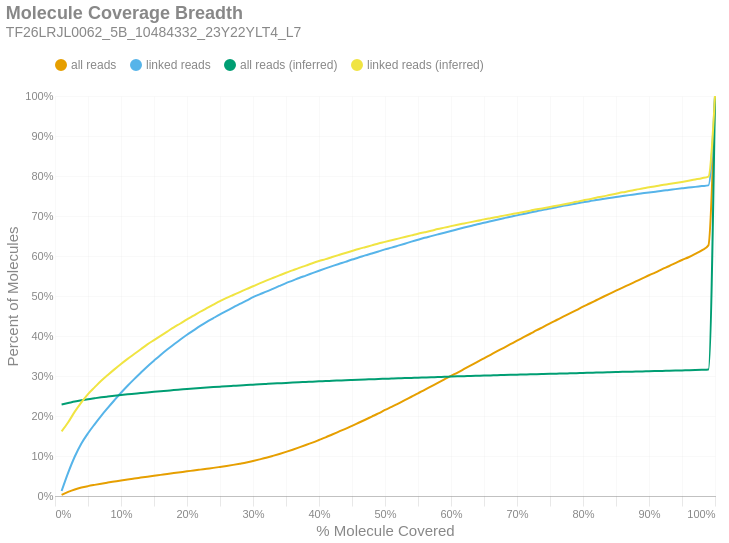

Notebook source saved alongside this figure:
### Markdown cell above
### Molecule Read Coverage
This chart shows molecule coverage breadth as computed by the number of bases aligned to that molecule. In other words, "*how much of each unique long molecule is actually sequenced/aligned?*" Keep in mind there is a distinction between sequences and alignments, since some sequences belonging to a particular molecule may not align well and wouldn't appear in the alignment data. This chart also shows molecule coverage breadth as computed by the *inferred fragment* from which the aligned sequences originate. Unlike read coverage, this calculation takes into account the total insert size, including unsequenced gaps between the forward and reverse reads. Like the previous figures, these are cumulative percents.

### Code cell
if SKIPLR:
    print_html(f"Skipped")
else:
    binned_df = consolidated_hist(valids['coverage_bp'], mask, 0.01, True)
    binned_df_inf = consolidated_hist(valids['coverage_inserts'], mask, 0.01, True)
    binned_df = binned_df.with_columns(pl.lit(binned_df_inf['all reads (cumsum)']).alias('all reads (inferred)'))
    binned_df = binned_df.with_columns(pl.lit(binned_df_inf['linked reads (cumsum)']).alias('linked reads (inferred)'))
    binned_df = binned_df.with_columns(
        (pl.col('bin').cast(pl.Float64) + 0.01).alias('right_edge')
    )

    with SafeRender(binned_df):
        (
            density_plot(binned_df, 'Molecule Coverage Breadth', samplename, 'molcov', ['all reads (inferred)','linked reads (inferred)'])
            .encode(
                #x=alt.X('bin:Q', title="% Molecule Covered").axis(format = '%').scale(padding=0),
                x=alt.X('right_edge:Q', title="% Molecule Covered").axis(format='%').scale(padding=0),
                y=alt.Y('value:Q', title='Percent of Molecules')
                    .axis(format='%')
                    .stack(False)
                    .scale(domainMin=0, padding=0),
                color=alt.Color("key:N").scale(domain = ["all reads", "linked reads", "all reads (inferred)", "linked reads (inferred)"]),
                tooltip = [
                    alt.Tooltip("key:N", title = "Data Type"),
                    alt.Tooltip("range_label:N", title="% Molecule Covered"),
                    alt.Tooltip("value:Q", format = ".2%", title="% Molecules")
                ]
            )
        ).display()

### Figure 1 — Vega-Lite specification as saved in the notebook (floating-point values rounded to 4 significant figures)
{"width": "container", "height": 400, "config": {"title": {"anchor": "start", "dy": -15, "fontSize": 18, "color": "#888888", "subtitleColor": "#888888", "subtitleFontSize": 14}, "arc": {"fill": "#0072B2"}, "axis": {"domainColor": "#888888", "domainWidth": 0.5, "gridWidth": 0.2, "grid": false, "titleFontWeight": 400, "titleFontSize": 15, "labelFontSize": 11, "labelColor": "#888888", "tickColor": "#888888", "tickWidth": 0.2, "titleColor": "#888888"}, "axisBand": {"grid": false}, "axisX": {"grid": true, "tickSize": 10, "domainCap": "round"}, "axisY": {"domain": false, "grid": true, "tickSize": 0, "domainCap": "round"}, "background": "transparent", "header": {"labelFontSize": 15, "labelColor": "#888888", "titleFontSize": 15, "titleFontWeight": 600, "titleColor": "#888888"}, "legend": {"labelFont": "sans-serif", "labelFontSize": 12, "labelColor": "#888888", "symbolSize": 100, "symbolType": "circle", "titleFontSize": 12, "titlePadding": 10, "titleColor": "#888888", "title": null, "orient": "top"}, "range": {"category": ["#E69F00", "#56B4E9", "#009E73", "#F0E442", "#0072B2", "#D55E00", "#CC79A7", "#000000"], "diverging": ["#cfe8f3", "#a2d4ec", "#73bfe2", "#46abdb", "#1696d2", "#12719e"]}, "area": {"fill": "#0072B2", "fillOpacity": 0.7, "line": true, "strokeOpacity": 0.7}, "line": {"color": "#0072B2", "stroke": "#0072B2", "strokeWidth": 2}, "trail": {"color": "#0072B2", "stroke": "#0072B2", "strokeWidth": 0, "size": 1}, "point": {"filled": true, "fillOpacity": 1.0, "size": 95}, "text": {"color": "#888888", "fontSize": 11, "align": "right", "fontWeight": 400, "size": 11}, "bar": {"fill": "#0072B2", "stroke": null}, "view": {"stroke": null, "continuousWidth": 660, "continuousHeight": 400}}, "data": {"name": "data-d732d34f663d420474de8ca49ed41683"}, "mark": {"type": "line", "interpolate": "monotone", "point": {"opacity": 0, "size": 275}}, "encoding": {"color": {"field": "key", "scale": {"domain": ["all reads", "linked reads", "all reads (inferred)", "linked reads (inferred)"]}, "type": "nominal"}, "tooltip": [{"field": "key", "title": "Data Type", "type": "nominal"}, {"field": "range_label", "title": "% Molecule Covered", "type": "nominal"}, {"field": "value", "format": ".2%", "title": "% Molecules", "type": "quantitative"}], "x": {"axis": {"format": "%"}, "field": "right_edge", "scale": {"padding": 0}, "title": "% Molecule Covered", "type": "quantitative"}, "y": {"axis": {"format": "%"}, "field": "value", "scale": {"domainMin": 0, "padding": 0}, "stack": false, "title": "Percent of Molecules", "type": "quantitative"}}, "params": [{"name": "param_c36ac31b6afebe62", "select": {"type": "point", "fields": ["key"]}, "bind": "legend"}], "title": {"text": "Molecule Coverage Breadth", "subtitle": "TF26LRJL0062_5B_10484332_23Y22YLT4_L7"}, "transform": [{"fold": ["all reads (cumsum)", "linked reads (cumsum)", "all reads (inferred)", "linked reads (inferred)"]}, {"calculate": "replace(datum.key, ' (cumsum)', '')", "as": "key"}, {"filter": {"param": "param_c36ac31b6afebe62"}}], "usermeta": {"embedOptions": {"downloadFileName": "TF26LRJL0062_5B_10484332_23Y22YLT4_L7.molcov"}}, "$schema": "https://vega.github.io/schema/vega-lite/v6.4.1.json", "datasets": {"data-d732d34f663d420474de8ca49ed41683": [{"bin": "0.0", "interval": "0.0-0.01", "all reads": 0.002907, "linked reads": 0.01244, "all reads (cumsum)": 0.002907, "linked reads (cumsum)": 0.01244, "range_label": "0.0-0.01", "all reads (inferred)": 0.2287, "linked reads (inferred)": 0.1614, "right_edge": 0.01}, {"bin": "0.01", "interval": "0.01-0.02", "all reads": 0.007387, "linked reads": 0.04603, "all reads (cumsum)": 0.01029, "linked reads (cumsum)": 0.05846, "range_label": "0.01-0.02", "all reads (inferred)": 0.2324, "linked reads (inferred)": 0.1843, "right_edge": 0.02}, {"bin": "0.02", "interval": "0.02-0.03", "all reads": 0.006086, "linked reads": 0.04033, "all reads (cumsum)": 0.01638, "linked reads (cumsum)": 0.09879, "range_label": "0.02-0.03", "all reads (inferred)": 0.2361, "linked reads (inferred)": 0.2108, "right_edge": 0.03}, {"bin": "0.03", "interval": "0.03-0.04", "all reads": 0.004698, "linked reads": 0.03254, "all reads (cumsum)": 0.02108, "linked reads (cumsum)": 0.1313, "range_label": "0.03-0.04", "all reads (inferred)": 0.2393, "linked reads (inferred)": 0.2342, "right_edge": 0.04}, {"bin": "0.04", "interval": "0.04-0.05", "all reads": 0.003624, "linked reads": 0.02552, "all reads (cumsum)": 0.0247, "linked reads (cumsum)": 0.1569, "range_label": "0.04-0.05", "all reads (inferred)": 0.242, "linked reads (inferred)": 0.2547, "right_edge": 0.05}, {"bin": "0.05", "interval": "0.05-0.06", "all reads": 0.003114, "linked reads": 0.02237, "all reads (cumsum)": 0.02782, "linked reads (cumsum)": 0.1792, "range_label": "0.05-0.06", "all reads (inferred)": 0.2444, "linked reads (inferred)": 0.2715, "right_edge": 0.06}, {"bin": "0.06", "interval": "0.06-0.07", "all reads": 0.002936, "linked reads": 0.0212, "all reads (cumsum)": 0.03075, "linked reads (cumsum)": 0.2004, "range_label": "0.06-0.07", "all reads (inferred)": 0.2466, "linked reads (inferred)": 0.2879, "right_edge": 0.07}, {"bin": "0.07", "interval": "0.07-0.08", "all reads": 0.00273, "linked reads": 0.01976, "all reads (cumsum)": 0.03348, "linked reads (cumsum)": 0.2202, "range_label": "0.07-0.08", "all reads (inferred)": 0.2486, "linked reads (inferred)": 0.3026, "right_edge": 0.08}, {"bin": "0.08", "interval": "0.08-0.09", "all reads": 0.002645, "linked reads": 0.01912, "all reads (cumsum)": 0.03613, "linked reads (cumsum)": 0.2393, "range_label": "0.08-0.09", "all reads (inferred)": 0.2505, "linked reads (inferred)": 0.3166, "right_edge": 0.09}, {"bin": "0.09", "interval": "0.09-0.1", "all reads": 0.002639, "linked reads": 0.01873, "all reads (cumsum)": 0.03877, "linked reads (cumsum)": 0.258, "range_label": "0.09-0.1", "all reads (inferred)": 0.2524, "linked reads (inferred)": 0.3301, "right_edge": 0.1}, {"bin": "0.1", "interval": "0.1-0.11", "all reads": 0.002483, "linked reads": 0.01754, "all reads (cumsum)": 0.04125, "linked reads (cumsum)": 0.2756, "range_label": "0.1-0.11", "all reads (inferred)": 0.2541, "linked reads (inferred)": 0.3428, "right_edge": 0.11}, {"bin": "0.11", "interval": "0.11-0.12", "all reads": 0.002385, "linked reads": 0.01663, "all reads (cumsum)": 0.04363, "linked reads (cumsum)": 0.2922, "range_label": "0.11-0.12", "all reads (inferred)": 0.2557, "linked reads (inferred)": 0.3549, "right_edge": 0.12}, {"bin": "0.12", "interval": "0.12-0.13", "all reads": 0.002358, "linked reads": 0.01603, "all reads (cumsum)": 0.04599, "linked reads (cumsum)": 0.3082, "range_label": "0.12-0.13", "all reads (inferred)": 0.2574, "linked reads (inferred)": 0.367, "right_edge": 0.13}, {"bin": "0.13", "interval": "0.13-0.14", "all reads": 0.002359, "linked reads": 0.01563, "all reads (cumsum)": 0.04835, "linked reads (cumsum)": 0.3239, "range_label": "0.13-0.14", "all reads (inferred)": 0.259, "linked reads (inferred)": 0.3789, "right_edge": 0.14}, {"bin": "0.14", "interval": "0.14-0.15", "all reads": 0.002261, "linked reads": 0.01453, "all reads (cumsum)": 0.05061, "linked reads (cumsum)": 0.3384, "range_label": "0.14-0.15", "all reads (inferred)": 0.2605, "linked reads (inferred)": 0.3898, "right_edge": 0.15}, {"bin": "0.15", "interval": "0.15-0.16", "all reads": 0.002213, "linked reads": 0.01428, "all reads (cumsum)": 0.05283, "linked reads (cumsum)": 0.3527, "range_label": "0.15-0.16", "all reads (inferred)": 0.2619, "linked reads (inferred)": 0.4005, "right_edge": 0.16}, {"bin": "0.16", "interval": "0.16-0.17", "all reads": 0.002231, "linked reads": 0.01348, "all reads (cumsum)": 0.05506, "linked reads (cumsum)": 0.3661, "range_label": "0.16-0.17", "all reads (inferred)": 0.2633, "linked reads (inferred)": 0.4111, "right_edge": 0.17}, {"bin": "0.17", "interval": "0.17-0.18", "all reads": 0.002175, "linked reads": 0.01264, "all reads (cumsum)": 0.05723, "linked reads (cumsum)": 0.3788, "range_label": "0.17-0.18", "all reads (inferred)": 0.2648, "linked reads (inferred)": 0.4217, "right_edge": 0.18}, {"bin": "0.18", "interval": "0.18-0.19", "all reads": 0.002224, "linked reads": 0.01247, "all reads (cumsum)": 0.05945, "linked reads (cumsum)": 0.3913, "range_label": "0.18-0.19", "all reads (inferred)": 0.2661, "linked reads (inferred)": 0.4312, "right_edge": 0.19}, {"bin": "0.19", "interval": "0.19-0.2", "all reads": 0.002225, "linked reads": 0.0119, "all reads (cumsum)": 0.06168, "linked reads (cumsum)": 0.4032, "range_label": "0.19-0.2", "all reads (inferred)": 0.2674, "linked reads (inferred)": 0.4414, "right_edge": 0.2}, {"bin": "0.2", "interval": "0.2-0.21", "all reads": 0.002093, "linked reads": 0.01106, "all reads (cumsum)": 0.06377, "linked reads (cumsum)": 0.4142, "range_label": "0.2-0.21", "all reads (inferred)": 0.2687, "linked reads (inferred)": 0.4509, "right_edge": 0.21}, {"bin": "0.21", "interval": "0.21-0.22", "all reads": 0.00218, "linked reads": 0.01096, "all reads (cumsum)": 0.06595, "linked reads (cumsum)": 0.4252, "range_label": "0.21-0.22", "all reads (inferred)": 0.2699, "linked reads (inferred)": 0.4606, "right_edge": 0.22}, {"bin": "0.22", "interval": "0.22-0.23", "all reads": 0.002203, "linked reads": 0.01017, "all reads (cumsum)": 0.06815, "linked reads (cumsum)": 0.4353, "range_label": "0.22-0.23", "all reads (inferred)": 0.2711, "linked reads (inferred)": 0.4696, "right_edge": 0.23}, {"bin": "0.23", "interval": "0.23-0.24", "all reads": 0.002166, "linked reads": 0.009355, "all reads (cumsum)": 0.07032, "linked reads (cumsum)": 0.4447, "range_label": "0.23-0.24", "all reads (inferred)": 0.2723, "linked reads (inferred)": 0.4784, "right_edge": 0.24}, {"bin": "0.24", "interval": "0.24-0.25", "all reads": 0.002374, "linked reads": 0.00923, "all reads (cumsum)": 0.0727, "linked reads (cumsum)": 0.4539, "range_label": "0.24-0.25", "all reads (inferred)": 0.2734, "linked reads (inferred)": 0.487, "right_edge": 0.25}, {"bin": "0.25", "interval": "0.25-0.26", "all reads": 0.002431, "linked reads": 0.008855, "all reads (cumsum)": 0.07513, "linked reads (cumsum)": 0.4628, "range_label": "0.25-0.26", "all reads (inferred)": 0.2745, "linked reads (inferred)": 0.4952, "right_edge": 0.26}, {"bin": "0.26", "interval": "0.26-0.27", "all reads": 0.00267, "linked reads": 0.008889, "all reads (cumsum)": 0.0778, "linked reads (cumsum)": 0.4717, "range_label": "0.26-0.27", "all reads (inferred)": 0.2754, "linked reads (inferred)": 0.5025, "right_edge": 0.27}, {"bin": "0.27", "interval": "0.27-0.28", "all reads": 0.002953, "linked reads": 0.00865, "all reads (cumsum)": 0.08075, "linked reads (cumsum)": 0.4803, "range_label": "0.27-0.28", "all reads (inferred)": 0.2764, "linked reads (inferred)": 0.5097, "right_edge": 0.28}, {"bin": "0.28", "interval": "0.28-0.29", "all reads": 0.003116, "linked reads": 0.007877, "all reads (cumsum)": 0.08387, "linked reads (cumsum)": 0.4882, "range_label": "0.28-0.29", "all reads (inferred)": 0.2773, "linked reads (inferred)": 0.5172, "right_edge": 0.29}, {"bin": "0.29", "interval": "0.29-0.3", "all reads": 0.003712, "linked reads": 0.008753, "all reads (cumsum)": 0.08758, "linked reads (cumsum)": 0.497, "range_label": "0.29-0.3", "all reads (inferred)": 0.2783, "linked reads (inferred)": 0.5243, "right_edge": 0.3}, {"bin": "0.3", "interval": "0.3-0.31", "all reads": 0.003924, "linked reads": 0.00715, "all reads (cumsum)": 0.0915, "linked reads (cumsum)": 0.5041, "range_label": "0.3-0.31", "all reads (inferred)": 0.2793, "linked reads (inferred)": 0.5315, "right_edge": 0.31}, {"bin": "0.31", "interval": "0.31-0.32", "all reads": 0.004111, "linked reads": 0.006695, "all reads (cumsum)": 0.09561, "linked reads (cumsum)": 0.5108, "range_label": "0.31-0.32", "all reads (inferred)": 0.2801, "linked reads (inferred)": 0.5384, "right_edge": 0.32}, {"bin": "0.32", "interval": "0.32-0.33", "all reads": 0.004645, "linked reads": 0.007139, "all reads (cumsum)": 0.1003, "linked reads (cumsum)": 0.5179, "range_label": "0.32-0.33", "all reads (inferred)": 0.281, "linked reads (inferred)": 0.545, "right_edge": 0.33}, {"bin": "0.33", "interval": "0.33-0.34", "all reads": 0.004903, "linked reads": 0.007218, "all reads (cumsum)": 0.1052, "linked reads (cumsum)": 0.5252, "range_label": "0.33-0.34", "all reads (inferred)": 0.2819, "linked reads (inferred)": 0.5515, "right_edge": 0.34}, {"bin": "0.34", "interval": "0.34-0.35", "all reads": 0.005209, "linked reads": 0.007036, "all reads (cumsum)": 0.1104, "linked reads (cumsum)": 0.5322, "range_label": "0.34-0.35", "all reads (inferred)": 0.2827, "linked reads (inferred)": 0.558, "right_edge": 0.35}, {"bin": "0.35", "interval": "0.35-0.36", "all reads": 0.005395, "linked reads": 0.006297, "all reads (cumsum)": 0.1158, "linked reads (cumsum)": 0.5385, "range_label": "0.35-0.36", "all reads (inferred)": 0.2836, "linked reads (inferred)": 0.5642, "right_edge": 0.36}, {"bin": "0.36", "interval": "0.36-0.37", "all reads": 0.005667, "linked reads": 0.006604, "all reads (cumsum)": 0.1214, "linked reads (cumsum)": 0.5451, "range_label": "0.36-0.37", "all reads (inferred)": 0.2844, "linked reads (inferred)": 0.5704, "right_edge": 0.37}, {"bin": "0.37", "interval": "0.37-0.38", "all reads": 0.00591, "linked reads": 0.005968, "all reads (cumsum)": 0.1273, "linked reads (cumsum)": 0.5511, "range_label": "0.37-0.38", "all reads (inferred)": 0.2851, "linked reads (inferred)": 0.576, "right_edge": 0.38}, {"bin": "0.38", "interval": "0.38-0.39", "all reads": 0.006162, "linked reads": 0.006093, "all reads (cumsum)": 0.1335, "linked reads (cumsum)": 0.5572, "range_label": "0.38-0.39", "all reads (inferred)": 0.2859, "linked reads (inferred)": 0.582, "right_edge": 0.39}, {"bin": "0.39", "interval": "0.39-0.4", "all reads": 0.006553, "linked reads": 0.006081, "all reads (cumsum)": 0.1401, "linked reads (cumsum)": 0.5632, "range_label": "0.39-0.4", "all reads (inferred)": 0.2866, "linked reads (inferred)": 0.5874, "right_edge": 0.4}, {"bin": "0.4", "interval": "0.4-0.41", "all reads": 0.006654, "linked reads": 0.005763, "all reads (cumsum)": 0.1467, "linked reads (cumsum)": 0.569, "range_label": "0.4-0.41", "all reads (inferred)": 0.2873, "linked reads (inferred)": 0.5923, "right_edge": 0.41}, {"bin": "0.41", "interval": "0.41-0.42", "all reads": 0.007124, "linked reads": 0.005604, "all reads (cumsum)": 0.1538, "linked reads (cumsum)": 0.5746, "range_label": "0.41-0.42", "all reads (inferred)": 0.288, "linked reads (inferred)": 0.5975, "right_edge": 0.42}, {"bin": "0.42", "interval": "0.42-0.43", "all reads": 0.007083, "linked reads": 0.005524, "all reads (cumsum)": 0.1609, "linked reads (cumsum)": 0.5801, "range_label": "0.42-0.43", "all reads (inferred)": 0.2887, "linked reads (inferred)": 0.6025, "right_edge": 0.43}, {"bin": "0.43", "interval": "0.43-0.44", "all reads": 0.007074, "linked reads": 0.005218, "all reads (cumsum)": 0.168, "linked reads (cumsum)": 0.5854, "range_label": "0.43-0.44", "all reads (inferred)": 0.2893, "linked reads (inferred)": 0.6075, "right_edge": 0.44}, {"bin": "0.44", "interval": "0.44-0.45", "all reads": 0.007478, "linked reads": 0.005843, "all reads (cumsum)": 0.1755, "linked reads (cumsum)": 0.5912, "range_label": "0.44-0.45", "all reads (inferred)": 0.29, "linked reads (inferred)": 0.6126, "right_edge": 0.45}, {"bin": "0.45", "interval": "0.45-0.46", "all reads": 0.007602, "linked reads": 0.004979, "all reads (cumsum)": 0.1831, "linked reads (cumsum)": 0.5962, "range_label": "0.45-0.46", "all reads (inferred)": 0.2906, "linked reads (inferred)": 0.6176, "right_edge": 0.46}, {"bin": "0.46", "interval": "0.46-0.47", "all reads": 0.007597, "linked reads": 0.005433, "all reads (cumsum)": 0.1907, "linked reads (cumsum)": 0.6016, "range_label": "0.46-0.47", "all reads (inferred)": 0.2913, "linked reads (inferred)": 0.6221, "right_edge": 0.47}, {"bin": "0.47", "interval": "0.47-0.48", "all reads": 0.007865, "linked reads": 0.004808, "all reads (cumsum)": 0.1985, "linked reads (cumsum)": 0.6064, "range_label": "0.47-0.48", "all reads (inferred)": 0.2919, "linked reads (inferred)": 0.6265, "right_edge": 0.48}, {"bin": "0.48", "interval": "0.48-0.49", "all reads": 0.007831, "linked reads": 0.004956, "all reads (cumsum)": 0.2064, "linked reads (cumsum)": 0.6114, "range_label": "0.48-0.49", "all reads (inferred)": 0.2925, "linked reads (inferred)": 0.6312, "right_edge": 0.49}, {"bin": "0.49", "interval": "0.49-0.5", "all reads": 0.008815, "linked reads": 0.005206, "all reads (cumsum)": 0.2152, "linked reads (cumsum)": 0.6166, "range_label": "0.49-0.5", "all reads (inferred)": 0.293, "linked reads (inferred)": 0.6353, "right_edge": 0.5}, {"bin": "0.5", "interval": "0.5-0.51", "all reads": 0.007531, "linked reads": 0.004376, "all reads (cumsum)": 0.2227, "linked reads (cumsum)": 0.621, "range_label": "0.5-0.51", "all reads (inferred)": 0.2936, "linked reads (inferred)": 0.6394, "right_edge": 0.51}, {"bin": "0.51", "interval": "0.51-0.52", "all reads": 0.008398, "linked reads": 0.004899, "all reads (cumsum)": 0.2311, "linked reads (cumsum)": 0.6259, "range_label": "0.51-0.52", "all reads (inferred)": 0.2941, "linked reads (inferred)": 0.6435, "right_edge": 0.52}, {"bin": "0.52", "interval": "0.52-0.53", "all reads": 0.008414, "linked reads": 0.004979, "all reads (cumsum)": 0.2395, "linked reads (cumsum)": 0.6308, "range_label": "0.52-0.53", "all reads (inferred)": 0.2947, "linked reads (inferred)": 0.6476, "right_edge": 0.53}, {"bin": "0.53", "interval": "0.53-0.54", "all reads": 0.008586, "linked reads": 0.005047, "all reads (cumsum)": 0.2481, "linked reads (cumsum)": 0.6359, "range_label": "0.53-0.54", "all reads (inferred)": 0.2952, "linked reads (inferred)": 0.6516, "right_edge": 0.54}, {"bin": "0.54", "interval": "0.54-0.55", "all reads": 0.008466, "linked reads": 0.004774, "all reads (cumsum)": 0.2566, "linked reads (cumsum)": 0.6407, "range_label": "0.54-0.55", "all reads (inferred)": 0.2958, "linked reads (inferred)": 0.6557, "right_edge": 0.55}, {"bin": "0.55", "interval": "0.55-0.56", "all reads": 0.00893, "linked reads": 0.004854, "all reads (cumsum)": 0.2655, "linked reads (cumsum)": 0.6455, "range_label": "0.55-0.56", "all reads (inferred)": 0.2963, "linked reads (inferred)": 0.6593, "right_edge": 0.56}, {"bin": "0.56", "interval": "0.56-0.57", "all reads": 0.008632, "linked reads": 0.004229, "all reads (cumsum)": 0.2741, "linked reads (cumsum)": 0.6497, "range_label": "0.56-0.57", "all reads (inferred)": 0.2968, "linked reads (inferred)": 0.6631, "right_edge": 0.57}, {"bin": "0.57", "interval": "0.57-0.58", "all reads": 0.00853, "linked reads": 0.004251, "all reads (cumsum)": 0.2827, "linked reads (cumsum)": 0.654, "range_label": "0.57-0.58", "all reads (inferred)": 0.2975, "linked reads (inferred)": 0.6673, "right_edge": 0.58}, {"bin": "0.58", "interval": "0.58-0.59", "all reads": 0.008744, "linked reads": 0.004285, "all reads (cumsum)": 0.2914, "linked reads (cumsum)": 0.6583, "range_label": "0.58-0.59", "all reads (inferred)": 0.298, "linked reads (inferred)": 0.6709, "right_edge": 0.59}, {"bin": "0.59", "interval": "0.59-0.6", "all reads": 0.008886, "linked reads": 0.004365, "all reads (cumsum)": 0.3003, "linked reads (cumsum)": 0.6626, "range_label": "0.59-0.6", "all reads (inferred)": 0.2986, "linked reads (inferred)": 0.6747, "right_edge": 0.6}, {"bin": "0.6", "interval": "0.6-0.61", "all reads": 0.008393, "linked reads": 0.004172, "all reads (cumsum)": 0.3087, "linked reads (cumsum)": 0.6668, "range_label": "0.6-0.61", "all reads (inferred)": 0.2992, "linked reads (inferred)": 0.6782, "right_edge": 0.61}, {"bin": "0.61", "interval": "0.61-0.62", "all reads": 0.008859, "linked reads": 0.004217, "all reads (cumsum)": 0.3175, "linked reads (cumsum)": 0.671, "range_label": "0.61-0.62", "all reads (inferred)": 0.2996, "linked reads (inferred)": 0.6815, "right_edge": 0.62}, {"bin": "0.62", "interval": "0.62-0.63", "all reads": 0.008908, "linked reads": 0.004081, "all reads (cumsum)": 0.3265, "linked reads (cumsum)": 0.6751, "range_label": "0.62-0.63", "all reads (inferred)": 0.3001, "linked reads (inferred)": 0.6847, "right_edge": 0.63}, {"bin": "0.63", "interval": "0.63-0.64", "all reads": 0.008975, "linked reads": 0.00424, "all reads (cumsum)": 0.3354, "linked reads (cumsum)": 0.6793, "range_label": "0.63-0.64", "all reads (inferred)": 0.3006, "linked reads (inferred)": 0.688, "right_edge": 0.64}, {"bin": "0.64", "interval": "0.64-0.65", "all reads": 0.008821, "linked reads": 0.003649, "all reads (cumsum)": 0.3443, "linked reads (cumsum)": 0.683, "range_label": "0.64-0.65", "all reads (inferred)": 0.3011, "linked reads (inferred)": 0.6915, "right_edge": 0.65}, {"bin": "0.65", "interval": "0.65-0.66", "all reads": 0.008817, "linked reads": 0.004001, "all reads (cumsum)": 0.3531, "linked reads (cumsum)": 0.687, "range_label": "0.65-0.66", "all reads (inferred)": 0.3016, "linked reads (inferred)": 0.6946, "right_edge": 0.66}, {"bin": "0.66", "interval": "0.66-0.67", "all reads": 0.008837, "linked reads": 0.003797, "all reads (cumsum)": 0.3619, "linked reads (cumsum)": 0.6908, "range_label": "0.66-0.67", "all reads (inferred)": 0.302, "linked reads (inferred)": 0.6976, "right_edge": 0.67}, {"bin": "0.67", "interval": "0.67-0.68", "all reads": 0.008689, "linked reads": 0.003797, "all reads (cumsum)": 0.3706, "linked reads (cumsum)": 0.6946, "range_label": "0.67-0.68", "all reads (inferred)": 0.3025, "linked reads (inferred)": 0.701, "right_edge": 0.68}, {"bin": "0.68", "interval": "0.68-0.69", "all reads": 0.008817, "linked reads": 0.003694, "all reads (cumsum)": 0.3794, "linked reads (cumsum)": 0.6983, "range_label": "0.68-0.69", "all reads (inferred)": 0.3029, "linked reads (inferred)": 0.7041, "right_edge": 0.69}, {"bin": "0.69", "interval": "0.69-0.7", "all reads": 0.008891, "linked reads": 0.003319, "all reads (cumsum)": 0.3883, "linked reads (cumsum)": 0.7016, "range_label": "0.69-0.7", "all reads (inferred)": 0.3033, "linked reads (inferred)": 0.707, "right_edge": 0.7}, {"bin": "0.7", "interval": "0.7-0.71", "all reads": 0.008638, "linked reads": 0.003637, "all reads (cumsum)": 0.3969, "linked reads (cumsum)": 0.7052, "range_label": "0.7-0.71", "all reads (inferred)": 0.3037, "linked reads (inferred)": 0.7102, "right_edge": 0.71}, {"bin": "0.71", "interval": "0.71-0.72", "all reads": 0.008689, "linked reads": 0.003319, "all reads (cumsum)": 0.4056, "linked reads (cumsum)": 0.7086, "range_label": "0.71-0.72", "all reads (inferred)": 0.3042, "linked reads (inferred)": 0.7133, "right_edge": 0.72}, {"bin": "0.72", "interval": "0.72-0.73", "all reads": 0.008833, "linked reads": 0.003524, "all reads (cumsum)": 0.4145, "linked reads (cumsum)": 0.7121, "range_label": "0.72-0.73", "all reads (inferred)": 0.3046, "linked reads (inferred)": 0.7167, "right_edge": 0.73}, {"bin": "0.73", "interval": "0.73-0.74", "all reads": 0.008429, "linked reads": 0.003444, "all reads (cumsum)": 0.4229, "linked reads (cumsum)": 0.7155, "range_label": "0.73-0.74", "all reads (inferred)": 0.305, "linked reads (inferred)": 0.7194, "right_edge": 0.74}, {"bin": "0.74", "interval": "0.74-0.75", "all reads": 0.008786, "linked reads": 0.003115, "all reads (cumsum)": 0.4317, "linked reads (cumsum)": 0.7186, "range_label": "0.74-0.75", "all reads (inferred)": 0.3054, "linked reads (inferred)": 0.7224, "right_edge": 0.75}, {"bin": "0.75", "interval": "0.75-0.76", "all reads": 0.008289, "linked reads": 0.003456, "all reads (cumsum)": 0.44, "linked reads (cumsum)": 0.7221, "range_label": "0.75-0.76", "all reads (inferred)": 0.3059, "linked reads (inferred)": 0.7257, "right_edge": 0.76}, {"bin": "0.76", "interval": "0.76-0.77", "all reads": 0.008272, "linked reads": 0.003376, "all reads (cumsum)": 0.4482, "linked reads (cumsum)": 0.7255, "range_label": "0.76-0.77", "all reads (inferred)": 0.3063, "linked reads (inferred)": 0.7288, "right_edge": 0.77}, {"bin": "0.77", "interval": "0.77-0.78", "all reads": 0.008407, "linked reads": 0.002694, "all reads (cumsum)": 0.4566, "linked reads (cumsum)": 0.7282, "range_label": "0.77-0.78", "all reads (inferred)": 0.3067, "linked reads (inferred)": 0.7321, "right_edge": 0.78}, {"bin": "0.78", "interval": "0.78-0.79", "all reads": 0.00822, "linked reads": 0.003046, "all reads (cumsum)": 0.4649, "linked reads (cumsum)": 0.7312, "range_label": "0.78-0.79", "all reads (inferred)": 0.3072, "linked reads (inferred)": 0.7354, "right_edge": 0.79}, {"bin": "0.79", "interval": "0.79-0.8", "all reads": 0.00855, "linked reads": 0.003171, "all reads (cumsum)": 0.4734, "linked reads (cumsum)": 0.7344, "range_label": "0.79-0.8", "all reads (inferred)": 0.3076, "linked reads (inferred)": 0.739, "right_edge": 0.8}, {"bin": "0.8", "interval": "0.8-0.81", "all reads": 0.00785, "linked reads": 0.002558, "all reads (cumsum)": 0.4813, "linked reads (cumsum)": 0.7369, "range_label": "0.8-0.81", "all reads (inferred)": 0.3081, "linked reads (inferred)": 0.7422, "right_edge": 0.81}, {"bin": "0.81", "interval": "0.81-0.82", "all reads": 0.008116, "linked reads": 0.00299, "all reads (cumsum)": 0.4894, "linked reads (cumsum)": 0.7399, "range_label": "0.81-0.82", "all reads (inferred)": 0.3085, "linked reads (inferred)": 0.7458, "right_edge": 0.82}, {"bin": "0.82", "interval": "0.82-0.83", "all reads": 0.008123, "linked reads": 0.002626, "all reads (cumsum)": 0.4975, "linked reads (cumsum)": 0.7426, "range_label": "0.82-0.83", "all reads (inferred)": 0.309, "linked reads (inferred)": 0.7489, "right_edge": 0.83}, {"bin": "0.83", "interval": "0.83-0.84", "all reads": 0.00802, "linked reads": 0.002524, "all reads (cumsum)": 0.5055, "linked reads (cumsum)": 0.7451, "range_label": "0.83-0.84", "all reads (inferred)": 0.3094, "linked reads (inferred)": 0.7524, "right_edge": 0.84}, {"bin": "0.84", "interval": "0.84-0.85", "all reads": 0.007726, "linked reads": 0.002319, "all reads (cumsum)": 0.5133, "linked reads (cumsum)": 0.7474, "range_label": "0.84-0.85", "all reads (inferred)": 0.3099, "linked reads (inferred)": 0.7558, "right_edge": 0.85}, {"bin": "0.85", "interval": "0.85-0.86", "all reads": 0.007874, "linked reads": 0.002421, "all reads (cumsum)": 0.5211, "linked reads (cumsum)": 0.7498, "range_label": "0.85-0.86", "all reads (inferred)": 0.3103, "linked reads (inferred)": 0.7592, "right_edge": 0.86}, {"bin": "0.86", "interval": "0.86-0.87", "all reads": 0.007535, "linked reads": 0.002387, "all reads (cumsum)": 0.5287, "linked reads (cumsum)": 0.7522, "range_label": "0.86-0.87", "all reads (inferred)": 0.3107, "linked reads (inferred)": 0.7623, "right_edge": 0.87}, {"bin": "0.87", "interval": "0.87-0.88", "all reads": 0.007713, "linked reads": 0.002137, "all reads (cumsum)": 0.5364, "linked reads (cumsum)": 0.7543, "range_label": "0.87-0.88", "all reads (inferred)": 0.3112, "linked reads (inferred)": 0.7655, "right_edge": 0.88}, {"bin": "0.88", "interval": "0.88-0.89", "all reads": 0.0077, "linked reads": 0.002433, "all reads (cumsum)": 0.5441, "linked reads (cumsum)": 0.7568, "range_label": "0.88-0.89", "all reads (inferred)": 0.3116, "linked reads (inferred)": 0.7685, "right_edge": 0.89}, {"bin": "0.89", "interval": "0.89-0.9", "all reads": 0.007821, "linked reads": 0.002023, "all reads (cumsum)": 0.5519, "linked reads (cumsum)": 0.7588, "range_label": "0.89-0.9", "all reads (inferred)": 0.312, "linked reads (inferred)": 0.7716, "right_edge": 0.9}, {"bin": "0.9", "interval": "0.9-0.91", "all reads": 0.007391, "linked reads": 0.002035, "all reads (cumsum)": 0.5593, "linked reads (cumsum)": 0.7608, "range_label": "0.9-0.91", "all reads (inferred)": 0.3124, "linked reads (inferred)": 0.7743, "right_edge": 0.91}, {"bin": "0.91", "interval": "0.91-0.92", "all reads": 0.00802, "linked reads": 0.002319, "all reads (cumsum)": 0.5673, "linked reads (cumsum)": 0.7632, "range_label": "0.91-0.92", "all reads (inferred)": 0.3128, "linked reads (inferred)": 0.7772, "right_edge": 0.92}, {"bin": "0.92", "interval": "0.92-0.93", "all reads": 0.007074, "linked reads": 0.001955, "all reads (cumsum)": 0.5744, "linked reads (cumsum)": 0.7651, "range_label": "0.92-0.93", "all reads (inferred)": 0.3132, "linked reads (inferred)": 0.7797, "right_edge": 0.93}, {"bin": "0.93", "interval": "0.93-0.94", "all reads": 0.007775, "linked reads": 0.002069, "all reads (cumsum)": 0.5822, "linked reads (cumsum)": 0.7672, "range_label": "0.93-0.94", "all reads (inferred)": 0.3136, "linked reads (inferred)": 0.7823, "right_edge": 0.94}, {"bin": "0.94", "interval": "0.94-0.95", "all reads": 0.007902, "linked reads": 0.001978, "all reads (cumsum)": 0.5901, "linked reads (cumsum)": 0.7692, "range_label": "0.94-0.95", "all reads (inferred)": 0.314, "linked reads (inferred)": 0.7851, "right_edge": 0.95}, {"bin": "0.95", "interval": "0.95-0.96", "all reads": 0.006883, "linked reads": 0.001921, "all reads (cumsum)": 0.5969, "linked reads (cumsum)": 0.7711, "range_label": "0.95-0.96", "all reads (inferred)": 0.3145, "linked reads (inferred)": 0.7882, "right_edge": 0.96}, {"bin": "0.96", "interval": "0.96-0.97", "all reads": 0.00825, "linked reads": 0.001739, "all reads (cumsum)": 0.6052, "linked reads (cumsum)": 0.7728, "range_label": "0.96-0.97", "all reads (inferred)": 0.315, "linked reads (inferred)": 0.7913, "right_edge": 0.97}, {"bin": "0.97", "interval": "0.97-0.98", "all reads": 0.009061, "linked reads": 0.001989, "all reads (cumsum)": 0.6143, "linked reads (cumsum)": 0.7748, "range_label": "0.97-0.98", "all reads (inferred)": 0.3156, "linked reads (inferred)": 0.7945, "right_edge": 0.98}, {"bin": "0.98", "interval": "0.98-0.99", "all reads": 0.01223, "linked reads": 0.001762, "all reads (cumsum)": 0.6265, "linked reads (cumsum)": 0.7766, "range_label": "0.98-0.99", "all reads (inferred)": 0.3164, "linked reads (inferred)": 0.7986, "right_edge": 0.99}, {"bin": "0.99", "interval": "0.99-1.0", "all reads": 0.3735, "linked reads": 0.2234, "all reads (cumsum)": 1.0, "linked reads (cumsum)": 1.0, "range_label": "0.99-1.0", "all reads (inferred)": 1.0, "linked reads (inferred)": 1.0, "right_edge": 1.0}]}}
